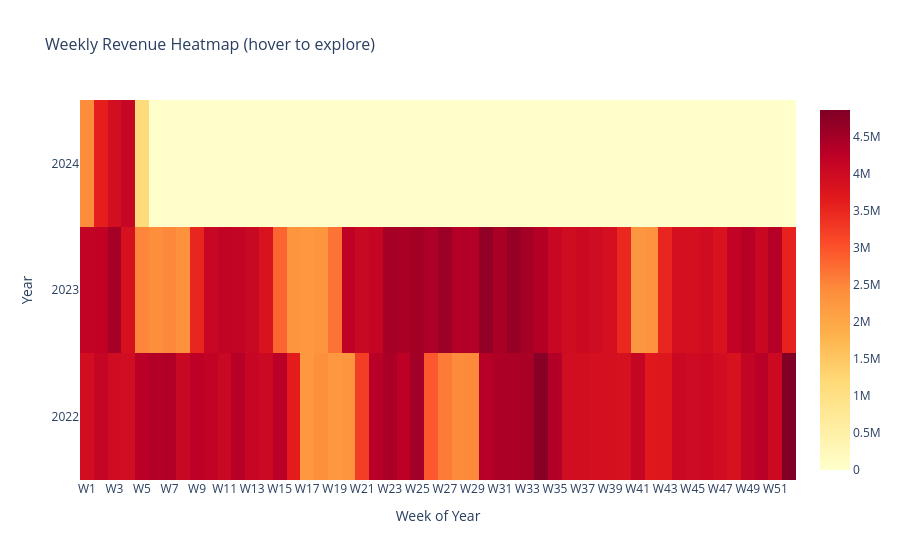

The notebook cell saved with this chart:
### Markdown cell above
### Weekly Sales Heatmap:-

### Code cell
# ── Interactive: Weekly Sales Heatmap (Plotly) ───────────────────────────────
weekly_data = df.groupby(['Year', 'Week'])['Revenue'].sum().reset_index()
weekly_pivot = weekly_data.pivot(index='Year', columns='Week', values='Revenue').fillna(0)

fig = go.Figure(data=go.Heatmap(
    z=weekly_pivot.values,
    x=[f'W{w}' for w in weekly_pivot.columns],
    y=weekly_pivot.index.astype(str),
    colorscale='YlOrRd',
    hovertemplate='Year: %{y}<br>Week: %{x}<br>Revenue: $%{z:,.0f}<extra></extra>'
))
fig.update_layout(
    title='Weekly Revenue Heatmap (hover to explore)',
    title_font_size=16,
    xaxis_title='Week of Year',
    yaxis_title='Year',
    template='plotly_white'
)
fig.show()

### Figure 1 — Plotly figure (JSON) as saved in the notebook; plotly's stock layout.template omitted (floating-point values rounded to 4 significant figures; data arrays with more than 128 entries replaced by an {"elided": "..."} marker saying what was removed)
{"data": [{"colorscale": [[0, "rgb(255,255,204)"], [0.125, "rgb(255,237,160)"], [0.25, "rgb(254,217,118)"], [0.375, "rgb(254,178,76)"], [0.5, "rgb(253,141,60)"], [0.625, "rgb(252,78,42)"], [0.75, "rgb(227,26,28)"], [0.875, "rgb(189,0,38)"], [1, "rgb(128,0,38)"]], "hovertemplate": "Year: %{y}<br>Week: %{x}<br>Revenue: $%{z:,.0f}<extra></extra>", "type": "heatmap", "x": ["W1", "W2", "W3", "W4", "W5", "W6", "W7", "W8", "W9", "W10", "W11", "W12", "W13", "W14", "W15", "W16", "W17", "W18", "W19", "W20", "W21", "W22", "W23", "W24", "W25", "W26", "W27", "W28", "W29", "W30", "W31", "W32", "W33", "W34", "W35", "W36", "W37", "W38", "W39", "W40", "W41", "W42", "W43", "W44", "W45", "W46", "W47", "W48", "W49", "W50", "W51", "W52"], "y": ["2022", "2023", "2024"], "z": {"elided": "3x52 float values"}}], "layout": {"title": {"font": {"size": 16}, "text": "Weekly Revenue Heatmap (hover to explore)"}, "xaxis": {"title": {"text": "Week of Year"}}, "yaxis": {"title": {"text": "Year"}}}}
